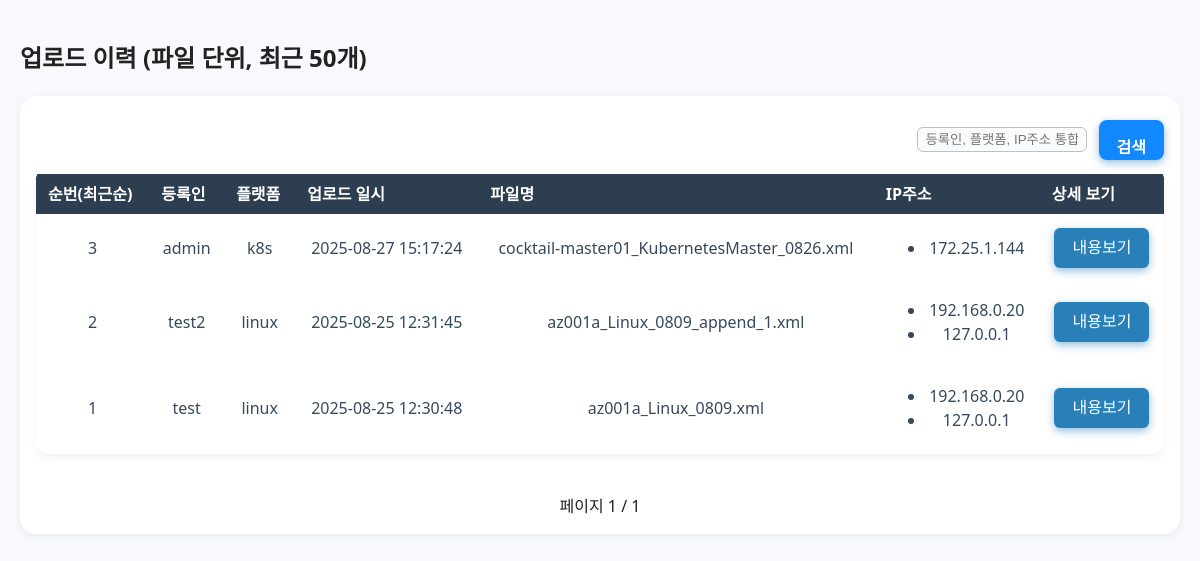
Page /records_content (signed in) on the earlier database version.
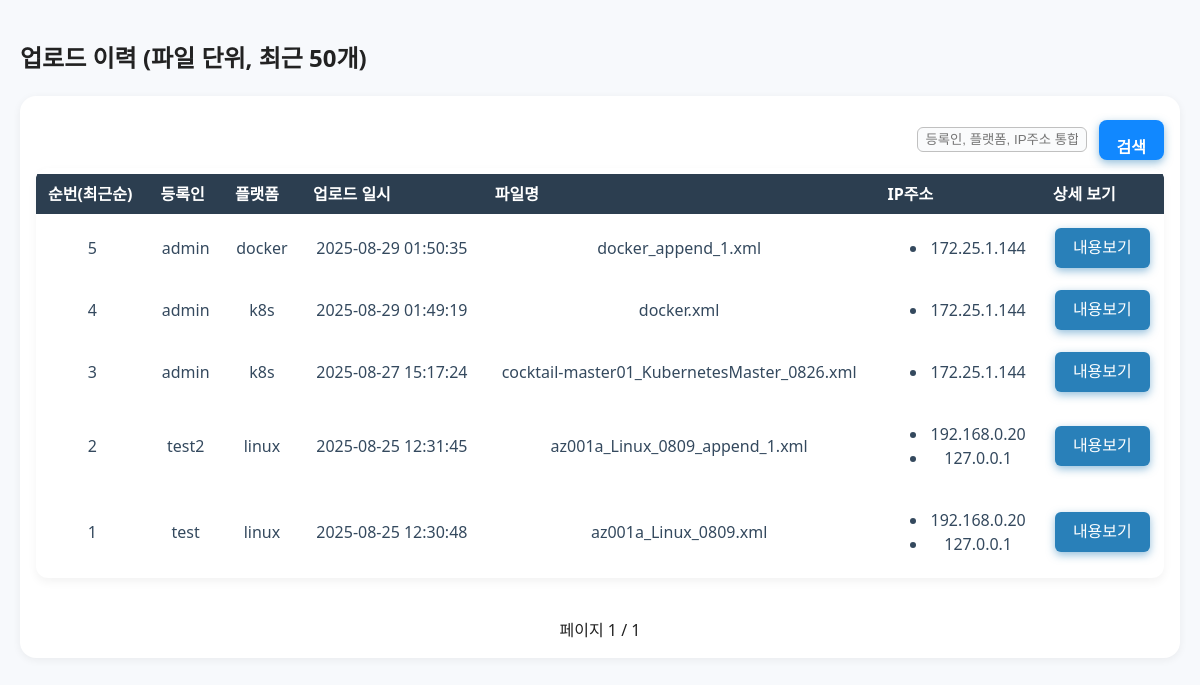
Same page on the later database version.
### CCE/models.py (models this page shows)
class UploadFile(db.Model):
    __tablename__ = 'upload_file'
    id = db.Column(db.Integer, primary_key=True)
    filename = db.Column(db.String, unique=True)
    upload_time = db.Column(db.DateTime, default=lambda: datetime.now(timezone.utc))
    systems = db.Column(db.String, nullable=True)  # 새로 추가한 컬럼
    ip_addresses = db.relationship('IPAddress', backref='upload_file', cascade='all, delete-orphan')
    reg_name = db.Column(db.String, nullable=True)

class IPAddress(db.Model):
    __tablename__ = 'ip_address'
    id = db.Column(db.Integer, primary_key=True)
    upload_file_id = db.Column(db.Integer, db.ForeignKey('upload_file.id'), nullable=False)
    ip = db.Column(db.String, nullable=False)

### app.py (the view, shortened to what this page needs)
    @app.route('/records_content')
    @login_required
    def records_content():
        page = request.args.get('page', 1, type=int)
        per_page = 20
        username = session.get('username')
        user = Users.query.filter_by(id=username).first()
        is_admin = False
        if user and hasattr(user, 'lv') and user.lv == 9:  # lv=9를 admin으로 가정
            is_admin = True
        keyword = request.args.get('keyword', '', type=str).strip()
        query = UploadFile.query
        if not is_admin:
            query = query.filter_by(reg_name=username)
        pagination = query.order_by(UploadFile.upload_time.desc())\
            .paginate(page=page, per_page=per_page, error_out=False)
        files = pagination.items
        return render_template('records_content.html', files=files,
                               pagination=pagination,
                               keyword=keyword)

### templates/records_content.html (shortened to what this page needs)
<!DOCTYPE html>
<html lang="ko">
<head>
  <link rel="stylesheet" href="{{ url_for('static', filename='css/styles.css') }}">
</head>
<body>
  <h2>업로드 이력 (파일 단위, 최근 50개)</h2>
  <div class="table-wrapper">
  <div class="search-container">
    <form class="search-form" method="get" action="{{ url_for('records_content') }}">
      <input type="text" name="keyword" placeholder="등록인, 플랫폼, IP주소 통합검색"
             value="{{ request.args.get('keyword', '') }}" />
      <button type="submit">검색</button>
    </form>
  </div>
  <table id="records-table" role="table" aria-label="업로드 이력 목록">
    <thead>
      <tr>
        <th scope="col">순번(최근순)</th>
		    <th scope="col">등록인</th>
		    <th scope="col">플랫폼</th>
        <th scope="col">업로드 일시</th>
        <th scope="col">파일명</th>
		    <th scope="col">IP주소</th>
        <th scope="col">상세 보기</th>
      </tr>
    </thead>
    <tbody>
      {% for f in files %}
      <tr>
        <td>{{ f.id }}</td>
		    <td>{{ f.reg_name }}</td>
		    <td>{{ f.systems }}</td>
        <td>{{ f.upload_time.strftime('%Y-%m-%d %H:%M:%S') }}</td>
        <td>{{ f.filename }}</td>
		    <td>
          {% if f.ip_addresses %}
            <ul>
              {% for ip in f.ip_addresses %}
                <li>{{ ip.ip }}</li>
              {% endfor %}
            </ul>
          {% else %}
            없음
          {% endif %}
        </td>
        <td>
          <button
            class="btn-view-content"
            data-file-id="{{ f.id }}">
            내용보기
          </button>
        </td>
      </tr>
      {% endfor %}
    </tbody>
  </table>
  <div class="pagination" style="display:flex; justify-content:center; align-items:center; gap:10px;">
    <span>페이지 {{ pagination.page }} / {{ pagination.pages }}</span>
  </div>
</body>
</html>

### static/CSS/styles.css (style rules this page uses)
*, *::before, *::after { box-sizing: border-box; }
body { font-family: 'Segoe UI', Tahoma, Geneva, Verdana, sans-serif; margin: 0; padding: 20px; background: #f7f9fc; color: #222; line-height: 1.5; }
button, .action-btns button, #btn-download-csv, #btn-back-prev { cursor: pointer; border: none; border-radius: 6px; font-size: 1rem; color: white; background-color: #2980b9; padding: 0 18px; height: 40px; line-height: 40px; box-shadow: 0 3px 8px rgba(41, 128, 185, 0.5); transition: background-color 0.2s, box-shadow 0.2s; box-sizing: border-box; vertical-align: middle; }
#records-table { width: 100%; margin: 0 0 40px 0; border-spacing: 0 6px; font-size: 0.9rem; color: #34495e; border-radius: 12px; overflow: hidden; box-shadow: 0 4px 10px rgba(0,0,0,0.05); background: white; }
#records-table thead tr { background-color: #2c3e50; color: white; font-weight: 600; }
#records-table thead th { background-color: #2c3e50; color: white; padding: 0 12px; height: 40px; font-size: 1rem; text-align: left; vertical-align: middle; box-sizing: border-box; }
#records-table tbody tr { border-radius: 10px; border: 1px solid transparent; transition: background-color 0.2s ease; height: 40px; }
#records-table tbody td { padding: 0 12px; vertical-align: middle; font-size: 1rem; box-sizing: border-box; text-align: center; }
.table-wrapper { max-width: 1400px; width: 100%; margin: 0 auto; background: #fff; padding: 24px 16px 16px 16px; border-radius: 16px; box-shadow: 0 2px 8px rgba(0,0,0,0.06); position: relative; }
.search-container { display: flex; justify-content: flex-end; align-items: center; margin-bottom: 8px; width: 100%; }
.search-form { display: flex; flex-wrap: wrap; gap: 12px; align-items: center; background: transparent; }
.search-form input[type="text"] { padding: 4px 8px; border: 1px solid #c0c0c0; border-radius: 6px; min-width: 110px; max-width: 170px; background: #fafbfc; }
.search-form button { padding: 8px 18px; border: none; border-radius: 8px; background-color: #1188ff; color: #fff; font-weight: bold; cursor: pointer; transition: background 0.2s; }

Differences in the rows shown:
added UploadFile: id "5", reg_name "admin", systems "docker", upload_time "2025-08-29 01:50:35", filename "docker_append_1.xml"
added IPAddress: ip "172.25.1.144", shown under "5"
added UploadFile: id "4", reg_name "admin", systems "k8s", upload_time "2025-08-29 01:49:19", filename "docker.xml"
added IPAddress: ip "172.25.1.144", shown under "4"
